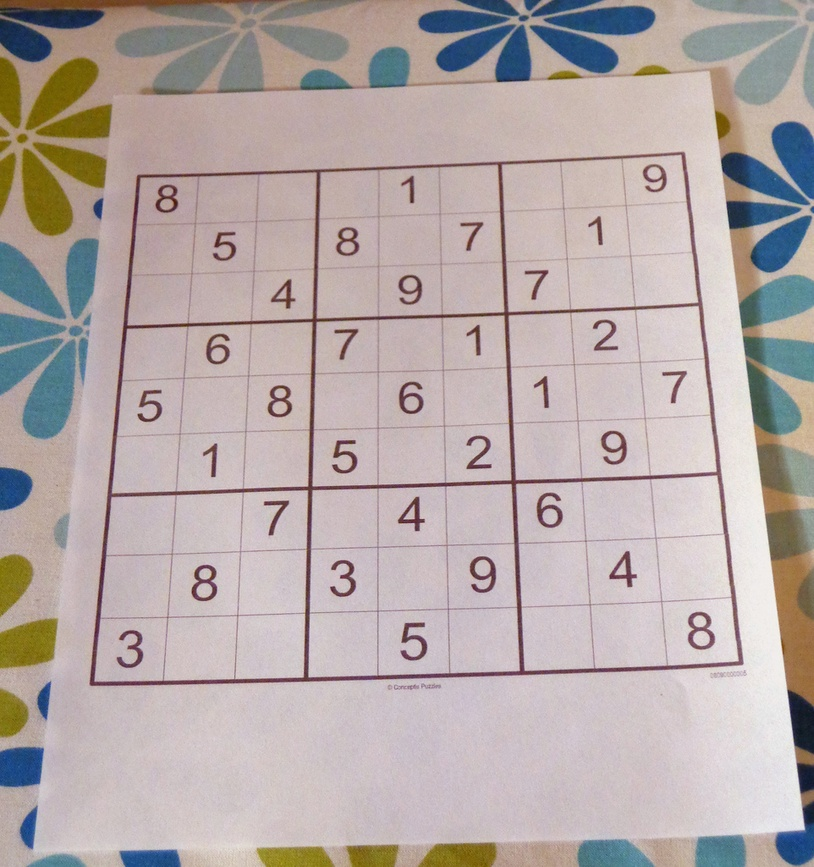
#> input picture DATA/sudoku.jpg, 814 x 867 px, shrunk from 962 x 1024 before the run
$ jupyter execute GradientTest.ipynb   (shell and % lines are left out)   (older library calls are emulated)
#> lines starting #> are read from the running program, lines starting #| are printed output that depends on the picture; after the words box and inside, x2 and y2 are one past the last pixel; in counts of white or black regions, pixels touching at a corner belong together
[cell 1]
import cv2
import numpy as np
import matplotlib.pyplot as plt

[cell 2]
def display_img(img):
    fig = plt.figure(figsize=(8,8))
    ax = fig.add_subplot(111)
    ax.imshow(img, cmap="gray")

[cell 3]
# img = cv2.imread("../DATA/sudoku.jpg") #Read in BGR order
def read_img():
    img = cv2.imread("../DATA/sudoku.jpg",cv2.IMREAD_GRAYSCALE) #could also use 0 instead on imread_grayscale
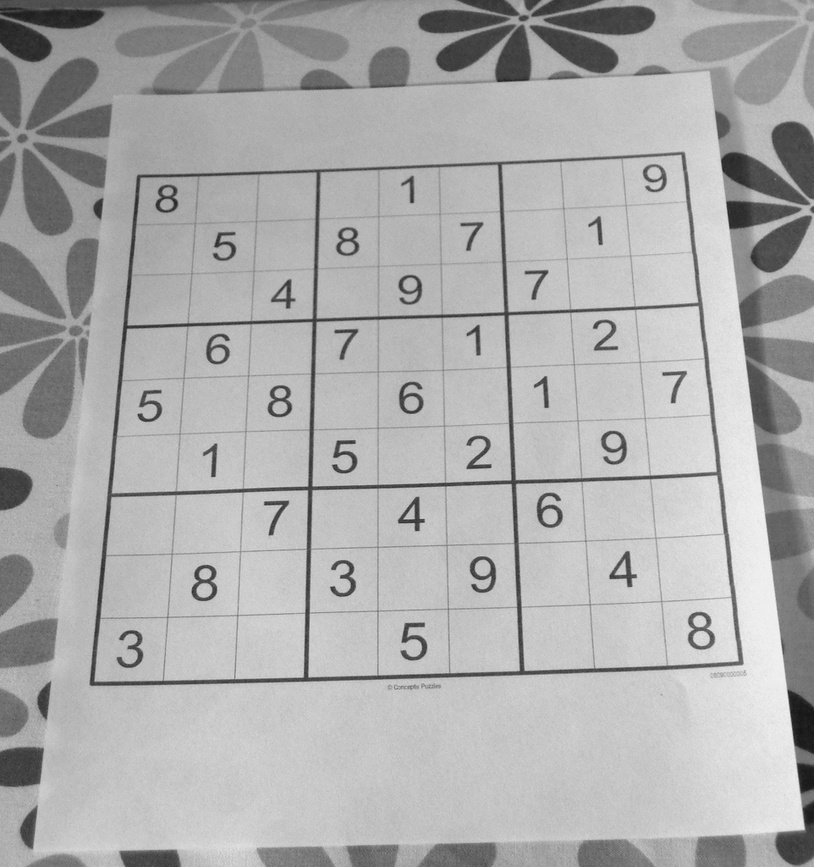
#> img: shape (867, 814); min 19, max 246, mean 172.7
    return img;

display_img(read_img())

[cell 4]
img = read_img()
sobelx = cv2.Sobel(img,cv2.CV_64F,1,0,ksize=5)
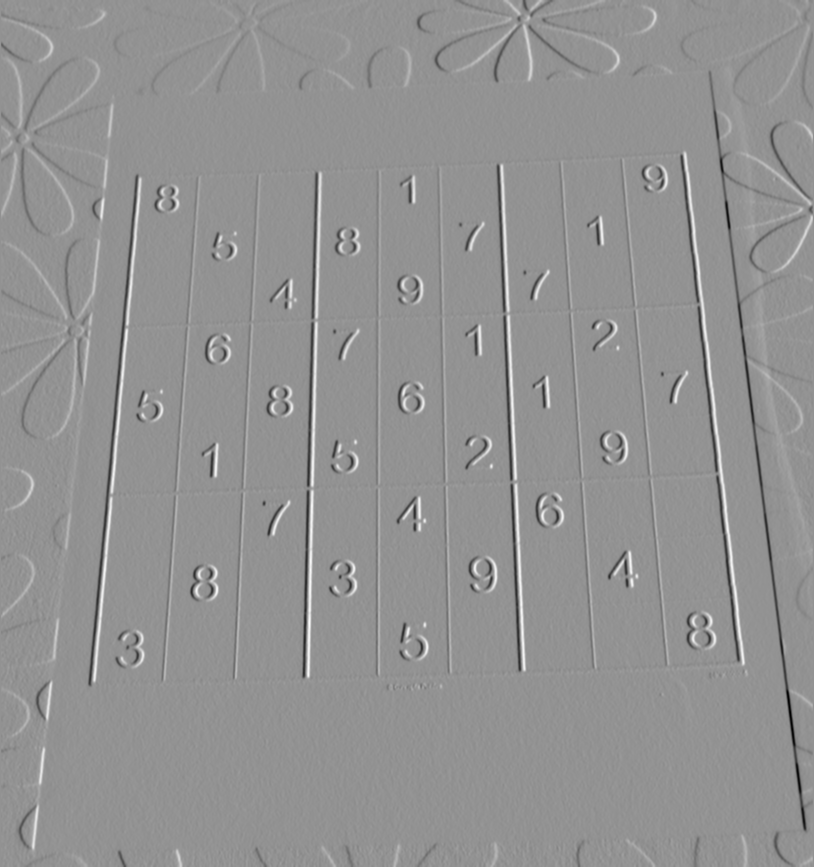
#> sobelx: shape (867, 814) float64; min -9131, max 6741, mean 1; drawn with min black and max white
display_img(sobelx)

[cell 5]
sobely = cv2.Sobel(img,cv2.CV_64F,0,1,ksize=5)
display_img(sobely)

[cell 6]
laplacian = cv2.Laplacian(img,cv2.CV_64F)
# laplacian = cv2.Laplacian(laplacian,cv2.CV_64F)
display_img(laplacian)

[cell 7]
# Combinig sobel X and Y
sobelxy = cv2.addWeighted(src1=sobelx,alpha=0.5,src2=sobely,beta=0.5,gamma=0)
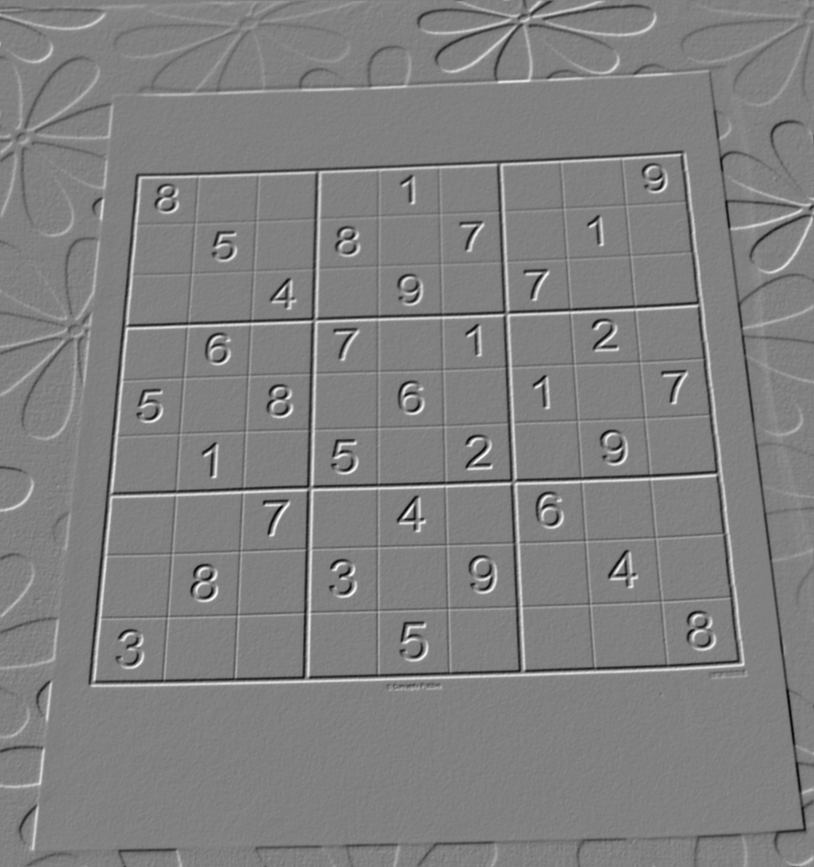
#> sobelxy: shape (867, 814) float64; min -4423, max 4334, mean 2.5; drawn with min black and max white
display_img(sobelxy)

[cell 8]
ret,thrs = cv2.threshold(sobelxy,150,255,cv2.THRESH_BINARY_INV)
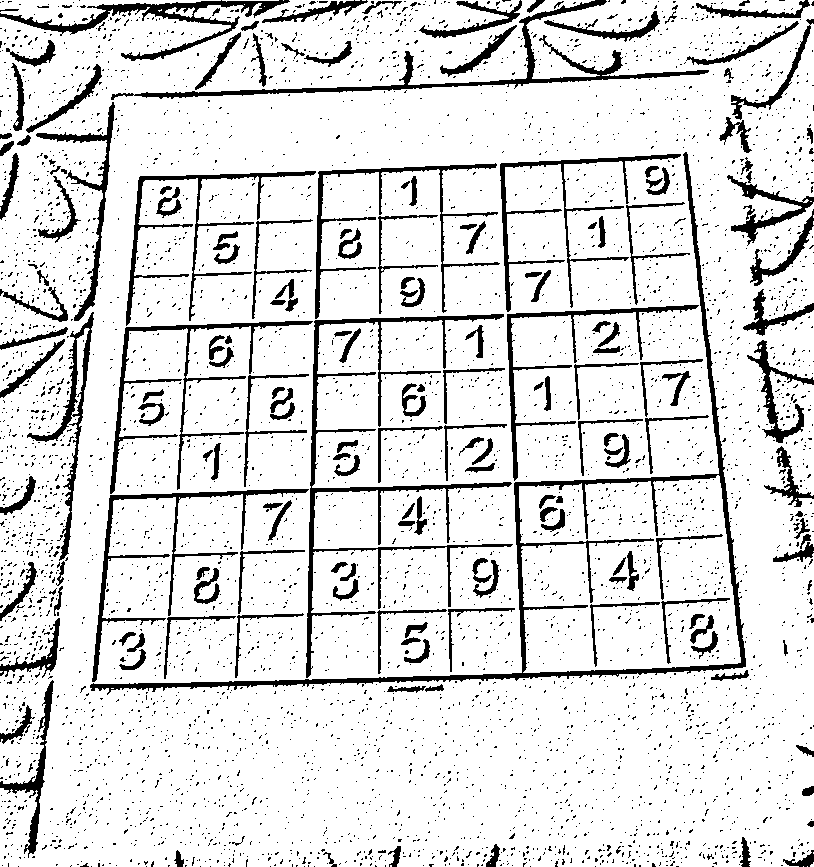
#> thrs: shape (867, 814) float64; 87% white; 4545 black regions (4354 under 20 px), largest, box (x1, y1, x2, y2) and area: (90, 152, 746, 695) 8381, (306, 314, 513, 678) 5434, (111, 0, 709, 100) 3985
display_img(thrs)

[cell 9]
kernel = np.ones((2,2))
morphed = cv2.morphologyEx(thrs,cv2.MORPH_OPEN,kernel)
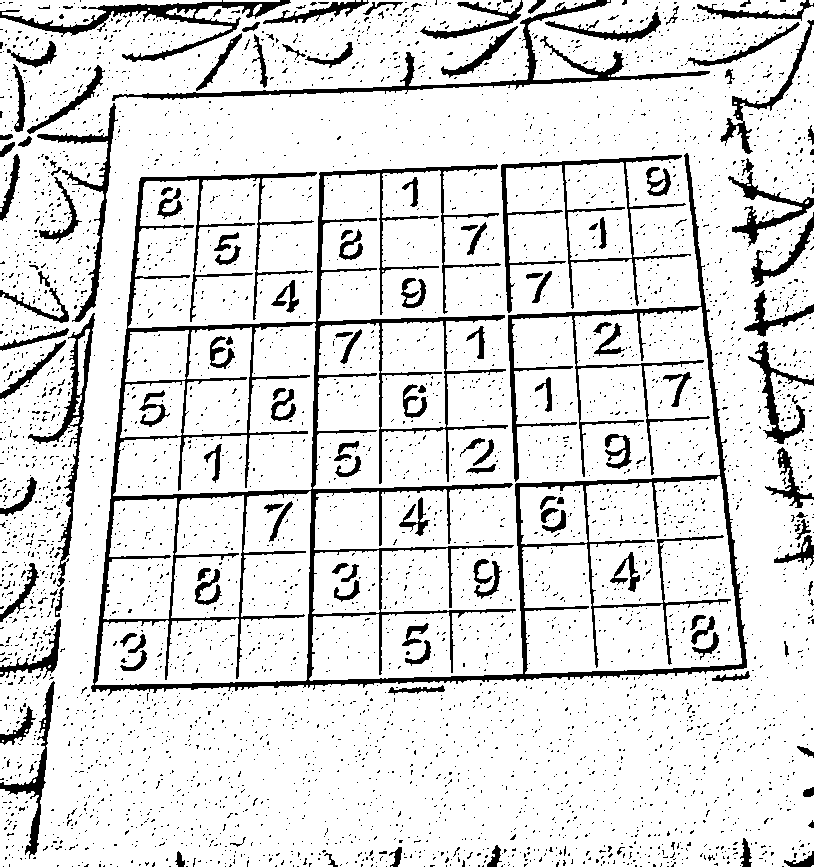
#> morphed: shape (867, 814) float64; 86.9% white; 4222 black regions (4078 under 20 px), largest, box (x1, y1, x2, y2) and area: (91, 153, 747, 696) 33157, (112, 0, 710, 101) 4090, (0, 0, 291, 62) 3132
dilated = cv2.dilate(morphed,kernel,iterations=1)
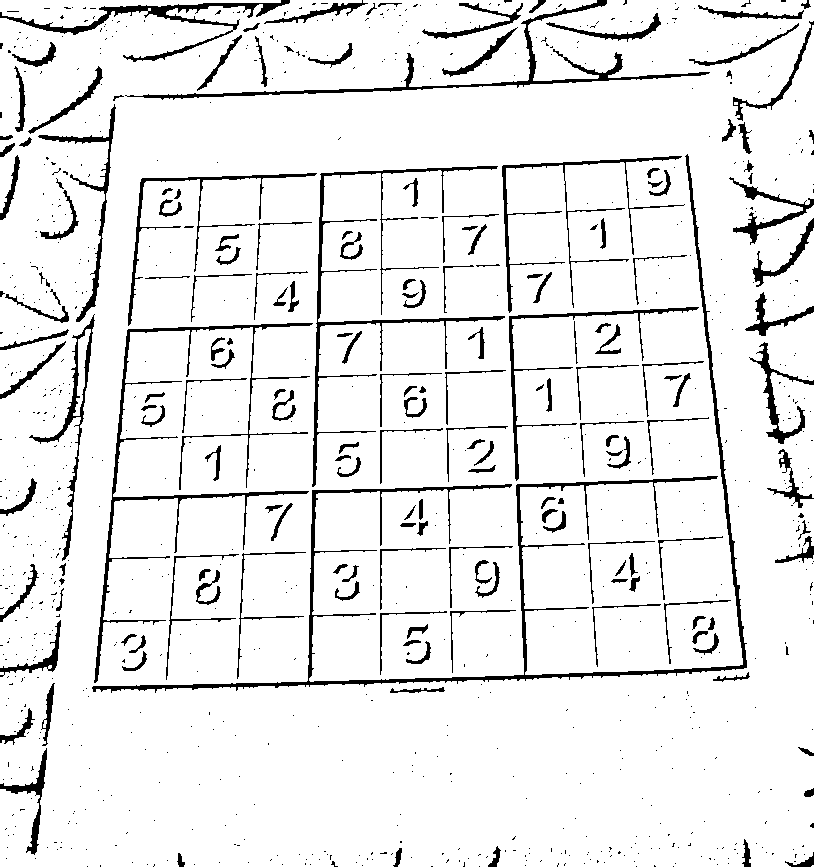
#> dilated: shape (867, 814) float64; 92% white; 959 black regions (774 under 20 px), largest, box (x1, y1, x2, y2) and area: (92, 154, 747, 693) 7675, (94, 323, 313, 683) 3701, (312, 166, 505, 487) 3045
# display_img(morphed)
display_img(dilated)

$ run again, with DATA/Nadia_Murad.jpg copied over DATA/sudoku.jpg
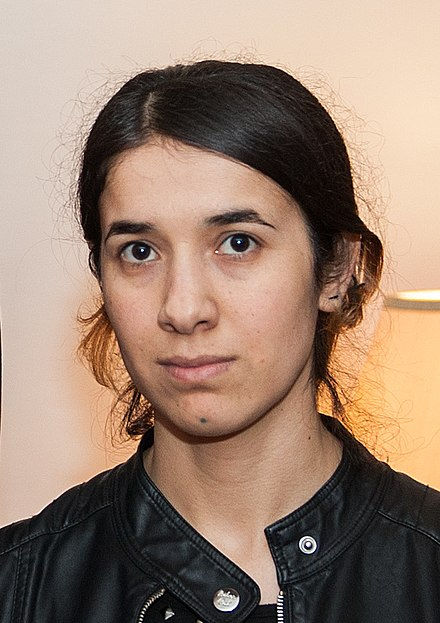
#> input picture DATA/Nadia_Murad.jpg, 440 x 623 px
#> `ret,thrs = cv2.threshold(sobelxy,150,255,cv2.THRESH_BINARY_INV)`:
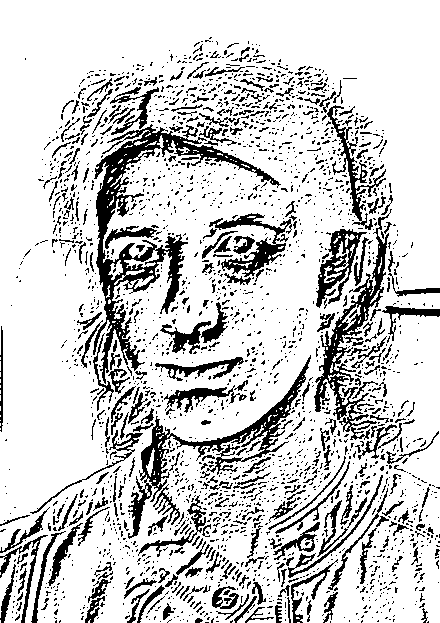
#> thrs: shape (623, 440) float64; 80.4% white; 2396 black regions (2071 under 20 px), largest, box (x1, y1, x2, y2) and area: (93, 124, 281, 384) 7419, (128, 355, 311, 539) 3671, (314, 209, 392, 440) 3303
#> morphed: shape (623, 440) float64; 79.4% white; 1899 black regions (1647 under 20 px), largest, box (x1, y1, x2, y2) and area: (82, 84, 282, 412) 9730, (315, 210, 416, 461) 4882, (129, 356, 312, 540) 4473
#> `dilated = cv2.dilate(morphed,kernel,iterations=1)`:
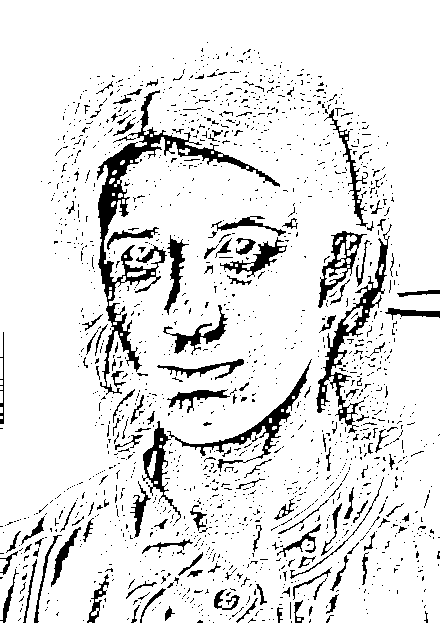
#> dilated: shape (623, 440) float64; 89.3% white; 1651 black regions (1515 under 20 px), largest, box (x1, y1, x2, y2) and area: (97, 90, 280, 395) 5271, (316, 224, 392, 433) 2182, (167, 359, 312, 472) 1520
